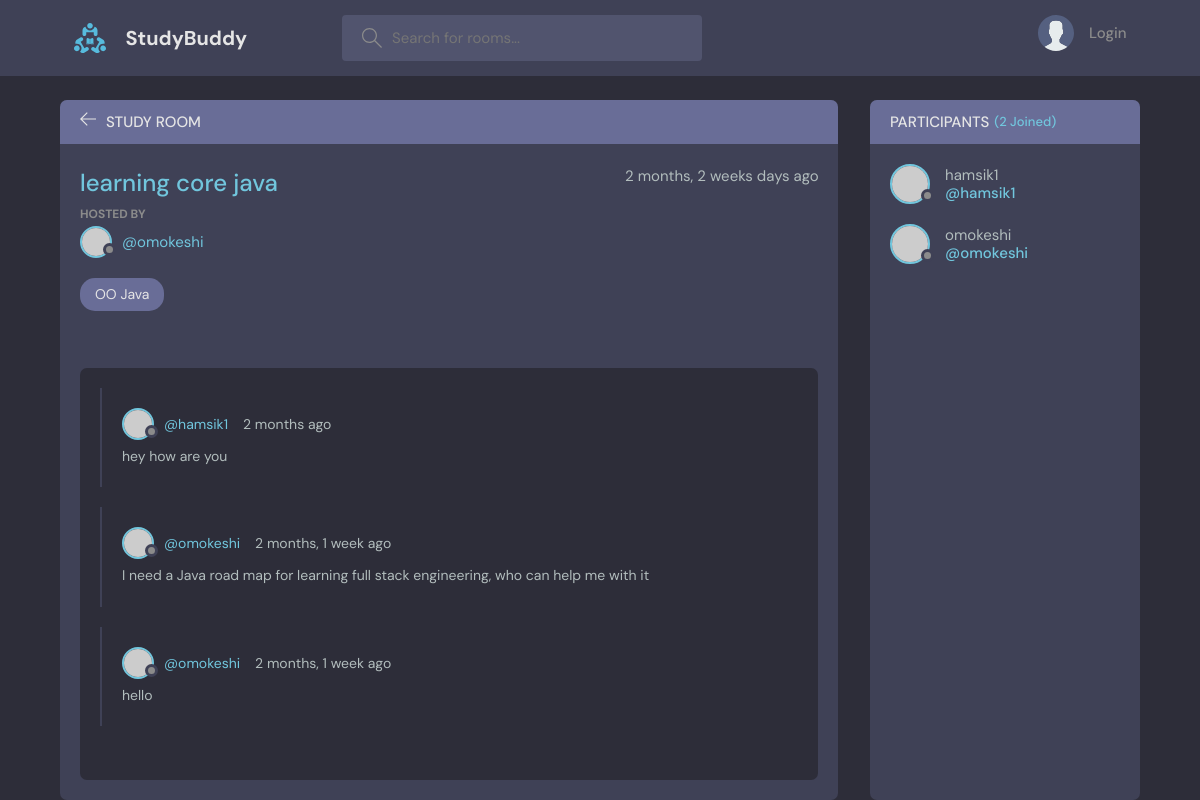
The page /room/4/ on the database its author committed.
### base/models.py (models this page shows, shortened)
class Room(models.Model):
    host = models.ForeignKey(User,on_delete=models.SET_NULL,null=True)
    topic = models.ForeignKey(Topic,on_delete=models.SET_NULL,null=True)
    name = models.CharField(max_length=255)
    description = models.TextField(null = True, blank = True)
    participants = models.ManyToManyField(User,related_name='participants',blank=True)
    updated = models.DateTimeField(auto_now=True)
    created = models.DateTimeField(auto_now_add=True)
    class Meta:
        ordering = ['-updated', '-created']

class Topic(models.Model):
    name = models.CharField(max_length=255)
    def __str__(self):
        return (self.name)

class Message(models.Model):
    user = models.ForeignKey(User,on_delete=models.CASCADE)
    room = models.ForeignKey(Room,on_delete=models.CASCADE)
    body = models.TextField()
    updated = models.DateTimeField(auto_now=True)
    created = models.DateTimeField(auto_now_add=True)

### base/views.py (the view, shortened to what this page needs)
# urls.py: path('room/<str:pk>/',views.room, name = 'room'),
def room(request,pk):
    room = Room.objects.get(pk = pk)
    room_messages = room.message_set.all().order_by('-created')
    participants = room.participants.all()
    context = {'room':room,'room_messages':room_messages,'participants':participants}
    return render(request, 'base/room.html',context)

### base/templates/base/room.html (shortened to what this page needs)
{% extends 'base.html' %}
{% block body %}
    <main class="profile-page layout layout--2">
      <div class="container">
        <div class="room">
          <div class="room__top">
            <div class="room__topLeft">
              <a href="{% url 'home' %}">
                <svg version="1.1" xmlns="http://www.w3.org/2000/svg" width="32" height="32" viewBox="0 0 32 32">
                  <title>arrow-left</title>
                  <path
                    d="M13.723 2.286l-13.723 13.714 13.719 13.714 1.616-1.611-10.96-10.96h27.625v-2.286h-27.625l10.965-10.965-1.616-1.607z"
                  ></path>
                </svg>
              </a>
              <h3>Study Room</h3>
            </div>
          </div>
          <div class="room__box scroll">
            <div class="room__header scroll">
              <div class="room__info">
                <h3>{{room.name}}</h3>
                <span>{{room.created | timesince }} days ago</span>
              </div>
              <div class="room__hosted">
                <p>Hosted By</p>
                <a href="{% url 'userprofile' room.host.id %}" class="room__author">
                  <div class="avatar avatar--small">
                    <img src="https://randomuser.me/api/portraits/men/37.jpg" />
                  </div>
                  <span>@{{room.host.username}}</span>
                </a>
              </div>
              <span class="room__topics">{{room.topic}}</span>
            </div>
            <div class="room__conversation">
              <div class="threads scroll">
                {% for room_message in room_messages %}
                <div class="thread">
                  <div class="thread__top">
                    <div class="thread__author">
                      <a href=" {% url 'userprofile' room_message.user.id %}" class="thread__authorInfo">
                        <div class="avatar avatar--small">
                          <img src="https://randomuser.me/api/portraits/men/37.jpg" />
                        </div>
                        <span>@{{room_message.user.username}}</span>
                      </a>
                      <span class="thread__date">{{room_message.created | timesince}} ago</span>
                    </div>
                  </div>
                  <div class="thread__details">
                    {{room_message.body}}
                  </div>
                </div>
                {% endfor %}
              </div>
            </div>
          </div>
        </div>
        <div class="participants">
          <h3 class="participants__top">Participants <span>({{participants.all.count}} Joined)</span></h3>
          <div class="participants__list scroll">
            {% for user in participants %}
            <a href="{% url 'userprofile' user.id %}" class="participant">
              <div class="avatar avatar--medium">
                <img src="https://randomuser.me/api/portraits/men/37.jpg" />
              </div>
              <p>
                {{user.username}}
                <span>@{{user.username}}</span>
              </p>
            </a>
            {% endfor %}
          </div>
        </div>
      </div>
    </main>
{% endblock %}

### rows shown on the page
Room: name "learning core java", created "2 months, 2 weeks", host.username "omokeshi", topic "OO Java"
Message: user.username "hamsik1", created "2 months", body "hey how are you"
Message: user.username "omokeshi", created "2 months, 1 week", body "I need a Java road map for learning full stack engineering, who can help me with it"
Message: user.username "omokeshi", created "2 months, 1 week", body "hello"

### other values the page prints
{{ participants.all.count }} "2"
{{ user.username }} "hamsik1"
{{ user.username }} "omokeshi"
